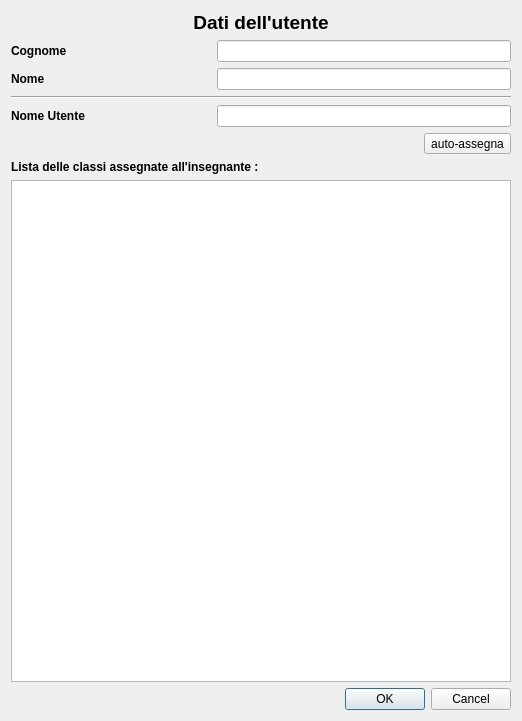
<?xml version="1.0" encoding="UTF-8"?>
<ui version="4.0">
 <class>DlgTeacherMod</class>
 <widget class="QDialog" name="DlgTeacherMod">
  <property name="geometry">
   <rect>
    <x>0</x>
    <y>0</y>
    <width>522</width>
    <height>721</height>
   </rect>
  </property>
  <property name="windowTitle">
   <string>Gestione Utenti</string>
  </property>
  <layout class="QVBoxLayout" name="verticalLayout">
   <item>
    <widget class="QLabel" name="label_4">
     <property name="font">
      <font>
       <pointsize>14</pointsize>
       <weight>75</weight>
       <bold>true</bold>
      </font>
     </property>
     <property name="text">
      <string>Dati dell'utente</string>
     </property>
     <property name="alignment">
      <set>Qt::AlignCenter</set>
     </property>
    </widget>
   </item>
   <item>
    <layout class="QHBoxLayout" name="horizontalLayout_3">
     <item>
      <widget class="QLabel" name="label_3">
       <property name="minimumSize">
        <size>
         <width>200</width>
         <height>0</height>
        </size>
       </property>
       <property name="font">
        <font>
         <weight>75</weight>
         <bold>true</bold>
        </font>
       </property>
       <property name="text">
        <string>Cognome</string>
       </property>
      </widget>
     </item>
     <item>
      <widget class="QLineEdit" name="editSurname"/>
     </item>
    </layout>
   </item>
   <item>
    <layout class="QHBoxLayout" name="horizontalLayout">
     <item>
      <widget class="QLabel" name="label">
       <property name="minimumSize">
        <size>
         <width>200</width>
         <height>0</height>
        </size>
       </property>
       <property name="font">
        <font>
         <weight>75</weight>
         <bold>true</bold>
        </font>
       </property>
       <property name="text">
        <string>Nome</string>
       </property>
      </widget>
     </item>
     <item>
      <widget class="QLineEdit" name="editName"/>
     </item>
    </layout>
   </item>
   <item>
    <widget class="Line" name="line">
     <property name="orientation">
      <enum>Qt::Horizontal</enum>
     </property>
    </widget>
   </item>
   <item>
    <layout class="QHBoxLayout" name="horizontalLayout_2">
     <item>
      <widget class="QLabel" name="label_2">
       <property name="minimumSize">
        <size>
         <width>200</width>
         <height>0</height>
        </size>
       </property>
       <property name="font">
        <font>
         <weight>75</weight>
         <bold>true</bold>
        </font>
       </property>
       <property name="text">
        <string>Nome Utente</string>
       </property>
      </widget>
     </item>
     <item>
      <widget class="QLineEdit" name="editUsername"/>
     </item>
    </layout>
   </item>
   <item>
    <layout class="QHBoxLayout" name="horizontalLayout_4">
     <item>
      <spacer name="horizontalSpacer">
       <property name="orientation">
        <enum>Qt::Horizontal</enum>
       </property>
       <property name="sizeHint" stdset="0">
        <size>
         <width>40</width>
         <height>20</height>
        </size>
       </property>
      </spacer>
     </item>
     <item>
      <widget class="QToolButton" name="btnBuildUsername">
       <property name="text">
        <string>auto-assegna</string>
       </property>
      </widget>
     </item>
    </layout>
   </item>
   <item>
    <widget class="QLabel" name="label_5">
     <property name="font">
      <font>
       <weight>75</weight>
       <bold>true</bold>
      </font>
     </property>
     <property name="text">
      <string>Lista delle classi assegnate all'insegnante :</string>
     </property>
    </widget>
   </item>
   <item>
    <widget class="QListWidget" name="lstClasses"/>
   </item>
   <item>
    <widget class="QDialogButtonBox" name="buttonBox">
     <property name="orientation">
      <enum>Qt::Horizontal</enum>
     </property>
     <property name="standardButtons">
      <set>QDialogButtonBox::Cancel|QDialogButtonBox::Ok</set>
     </property>
    </widget>
   </item>
  </layout>
 </widget>
 <resources/>
 <connections>
  <connection>
   <sender>buttonBox</sender>
   <signal>accepted()</signal>
   <receiver>DlgTeacherMod</receiver>
   <slot>accept()</slot>
   <hints>
    <hint type="sourcelabel">
     <x>247</x>
     <y>213</y>
    </hint>
    <hint type="destinationlabel">
     <x>157</x>
     <y>222</y>
    </hint>
   </hints>
  </connection>
  <connection>
   <sender>buttonBox</sender>
   <signal>rejected()</signal>
   <receiver>DlgTeacherMod</receiver>
   <slot>reject()</slot>
   <hints>
    <hint type="sourcelabel">
     <x>315</x>
     <y>213</y>
    </hint>
    <hint type="destinationlabel">
     <x>286</x>
     <y>222</y>
    </hint>
   </hints>
  </connection>
  <connection>
   <sender>btnBuildUsername</sender>
   <signal>clicked()</signal>
   <receiver>DlgTeacherMod</receiver>
   <slot>buildUsername()</slot>
   <hints>
    <hint type="sourcelabel">
     <x>488</x>
     <y>156</y>
    </hint>
    <hint type="destinationlabel">
     <x>362</x>
     <y>151</y>
    </hint>
   </hints>
  </connection>
 </connections>
 <slots>
  <slot>buildUsername()</slot>
 </slots>
</ui>
